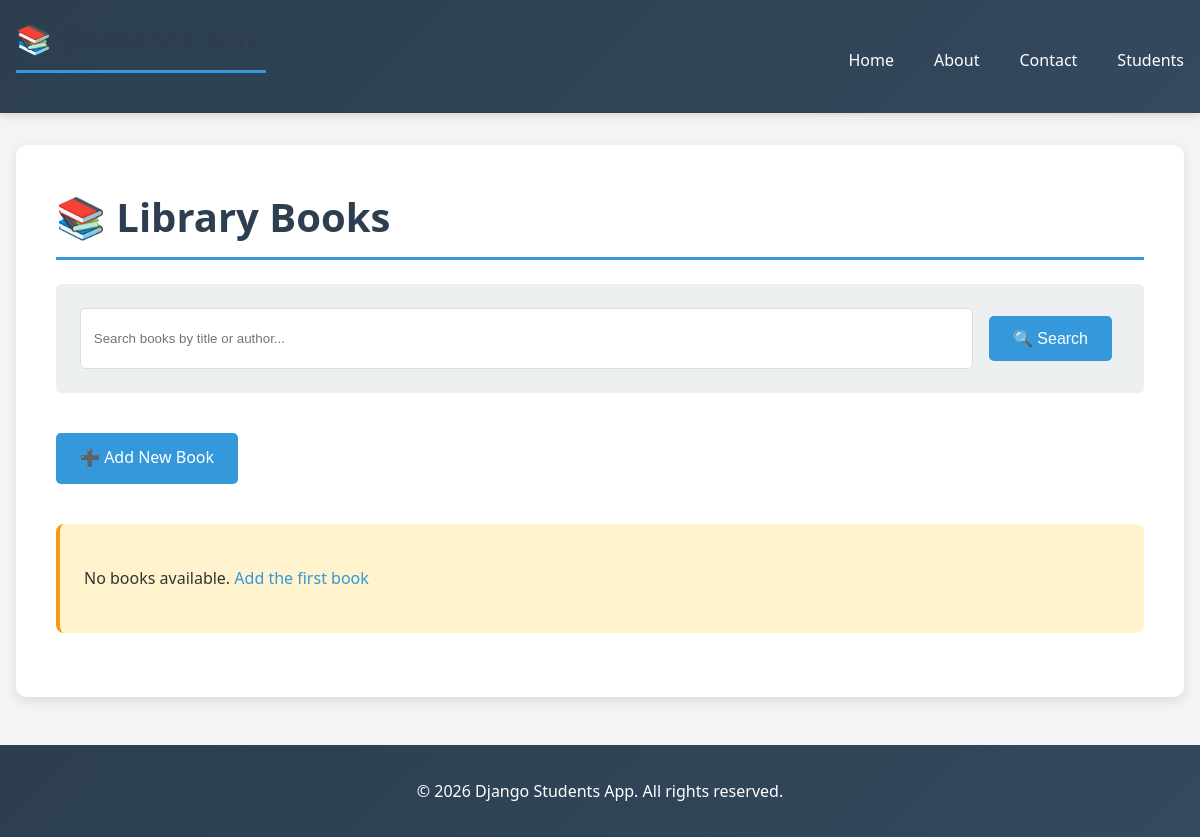
/library/books/, run on an earlier commit of the app's database.
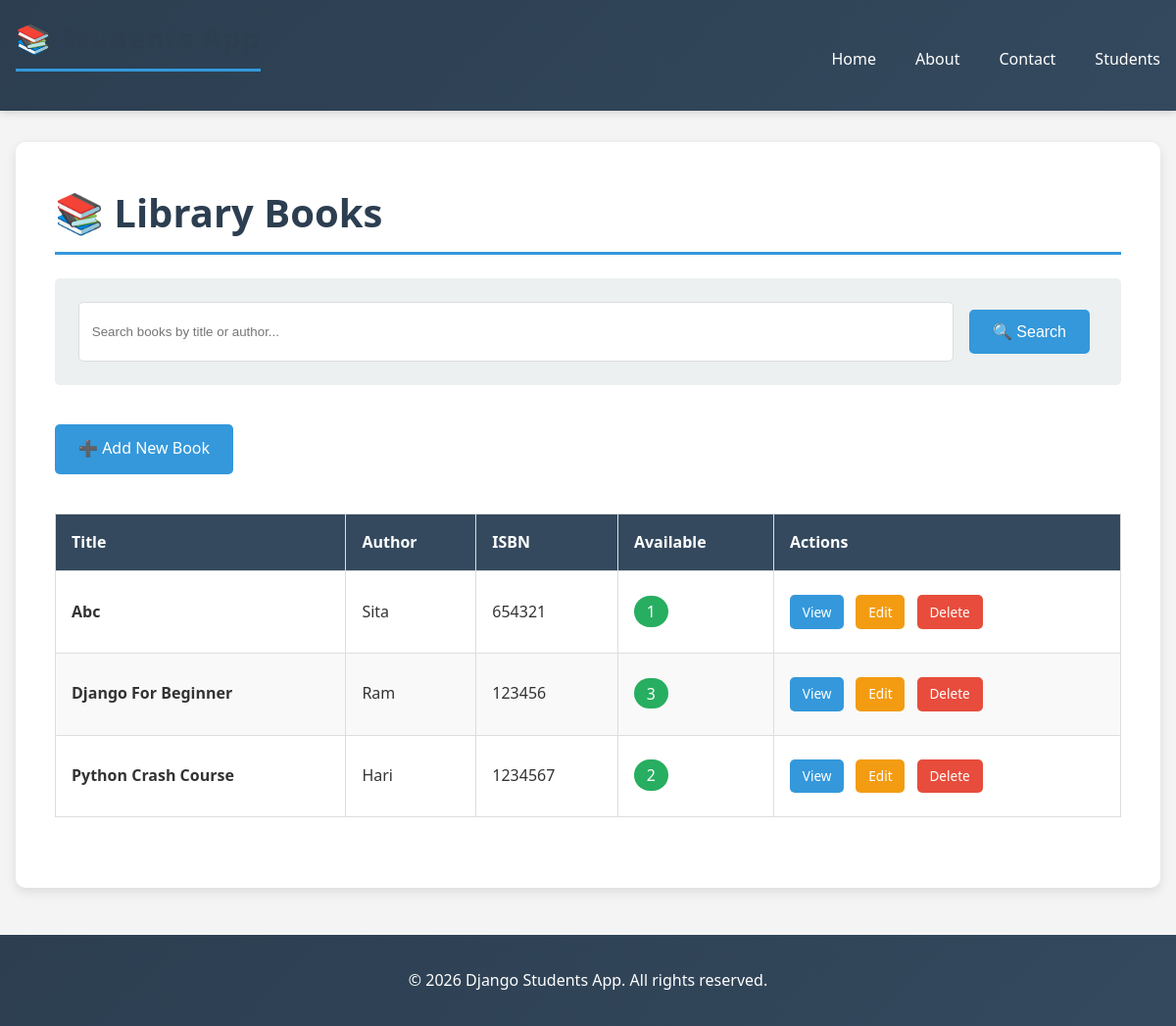
And on a later commit of the database.
### library/models.py (models this page shows, shortened)
class Book(models.Model):
    title = models.CharField(max_length=200)
    author = models.CharField(max_length=150)
    isbn = models.CharField(max_length=13, unique=True)
    publication_date = models.DateField()
    total_copies = models.IntegerField(default=1)
    available_copies = models.IntegerField(default=1)
    description = models.TextField(blank=True)
    created_at = models.DateTimeField(auto_now_add=True)
    updated_at = models.DateTimeField(auto_now=True)
    class Meta:
        ordering = ['title']

### library/views.py (the view)
# urls.py: path('books/', BookListView.as_view(), name='book_list'),
class BookListView(ListView):
    model = Book
    template_name = 'library/book_list.html'
    context_object_name = 'books'
    paginate_by = 10

### library/templates/library/book_list.html (shortened to what this page needs)
{% extends "base.html" %}
{% block content %}
    <h1>📚 Library Books</h1>
    <div style="margin: 1.5rem 0; background-color: #ecf0f1; padding: 1.5rem; border-radius: 5px;">
    <form method="get" action="{% url 'library:search_books' %}" style="display: flex; gap: 1rem;">
        <input type="text" name="q" placeholder="Search books by title or author..."
               style="flex: 1; padding: 0.8rem; border: 1px solid #ddd; border-radius: 5px;">
        <button type="submit" class="btn btn-primary">🔍 Search</button>
    </form>
</div>
    <div style="margin: 2rem 0;">
        <a href="{% url 'library:book_create' %}" class="btn btn-primary">
            ➕ Add New Book
        </a>
    </div>
    {% if books %}
        <table style="width: 100%; border-collapse: collapse; margin: 2rem 0;">
            <thead>
                <tr style="background-color: #34495e; color: white;">
                    <th style="padding: 1rem; text-align: left; border: 1px solid #ddd;">Title</th>
                    <th style="padding: 1rem; text-align: left; border: 1px solid #ddd;">Author</th>
                    <th style="padding: 1rem; text-align: left; border: 1px solid #ddd;">ISBN</th>
                    <th style="padding: 1rem; text-align: left; border: 1px solid #ddd;">Available</th>
                    <th style="padding: 1rem; text-align: left; border: 1px solid #ddd;">Actions</th>
                </tr>
            </thead>
            <tbody>
                {% for book in books %}
                    <tr style="background-color: {% cycle 'white' '#f9f9f9' %}; border: 1px solid #ddd;">
                        <td style="padding: 1rem; border: 1px solid #ddd;">
                            <strong>{{ book.title|title }}</strong>
                        </td>
                        <td style="padding: 1rem; border: 1px solid #ddd;">{{ book.author }}</td>
                        <td style="padding: 1rem; border: 1px solid #ddd;">{{ book.isbn }}</td>
                        <td style="padding: 1rem; border: 1px solid #ddd;">
                            {% if book.available_copies > 0 %}
                                <span style="background-color: #27ae60; color: white; padding: 0.3rem 0.8rem; border-radius: 20px;">
                                    {{ book.available_copies }}
                                </span>
                            {% else %}
                                <span style="background-color: #e74c3c; color: white; padding: 0.3rem 0.8rem; border-radius: 20px;">
                                    Not Available
                                </span>
                            {% endif %}
                        </td>
                        <td style="padding: 1rem; border: 1px solid #ddd;">
                            <a href="{% url 'library:book_detail' book.id %}" class="btn btn-primary" style="padding: 0.4rem 0.8rem; font-size: 0.85rem;">View</a>
                            <a href="{% url 'library:book_update' book.id %}" class="btn btn-primary" style="padding: 0.4rem 0.8rem; font-size: 0.85rem; background-color: #f39c12;">Edit</a>
                            <a href="{% url 'library:book_delete' book.id %}" class="btn btn-primary" style="padding: 0.4rem 0.8rem; font-size: 0.85rem; background-color: #e74c3c;">Delete</a>
                        </td>
                    </tr>
                {% endfor %}
            </tbody>
        </table>
    {% else %}
        <div class="warning-box">
            <p>No books available. <a href="{% url 'library:book_create' %}">Add the first book</a></p>
        </div>
    {% endif %}
{% endblock %}

### students/templates/base.html (shortened to what this page needs)
{% load static %}
<!DOCTYPE html>
<html lang="en">
<head>
    <link rel="stylesheet" href="{% static 'students/css/style.css' %}">
</head>
<body>
    <header>
        <nav>
            <h1>📚 Students App</h1>
            <ul>
                <li><a href="{% url 'home' %}">Home</a></li>
                <li><a href="{% url 'about' %}">About</a></li>
                <li><a href="{% url 'contact' %}">Contact</a></li>
                <li><a href="{% url 'students_list' %}">Students</a></li>
            </ul>
        </nav>
    </header>
    <div class="container">
        <div class="content">
            {% block content %}
            {% endblock %}
        </div>
    </div>
    <footer>
        <p>&copy; 2026 Django Students App. All rights reserved.</p>
    </footer>
</body>
</html>

### students/static/students/css/style.css (style rules this page uses)
* { margin: 0; padding: 0; box-sizing: border-box; }
body { font-family: 'Segoe UI', Tahoma, Geneva, Verdana, sans-serif; background-color: #f4f4f4; color: #333; line-height: 1.6; }
a { color: #3498db; text-decoration: none; transition: color 0.3s ease; }
header { background: linear-gradient(135deg, #2c3e50 0%, #34495e 100%); color: white; padding: 1rem 0; box-shadow: 0 2px 8px rgba(0, 0, 0, 0.15); position: sticky; top: 0; z-index: 100; }
nav { max-width: 1200px; margin: 0 auto; display: flex; justify-content: space-between; align-items: center; padding: 0 1rem; }
nav h1 { font-size: 1.8rem; font-weight: 600; letter-spacing: 1px; }
nav ul { list-style: none; display: flex; gap: 2.5rem; }
nav a { color: white; font-weight: 500; padding: 0.5rem 0; border-bottom: 2px solid transparent; }
.container { max-width: 1200px; margin: 2rem auto; padding: 0 1rem; }
.content { background-color: white; padding: 2.5rem; border-radius: 10px; box-shadow: 0 4px 12px rgba(0, 0, 0, 0.1); animation: fadeIn 0.5s ease; }
h1 { font-size: 2.5rem; color: #2c3e50; margin-bottom: 1.5rem; border-bottom: 3px solid #3498db; padding-bottom: 0.5rem; }
p { margin: 1rem 0; line-height: 1.8; }
ul, ol { margin-left: 2rem; margin-top: 1rem; }
li { margin-bottom: 0.5rem; }
.btn { display: inline-block; padding: 0.8rem 1.5rem; background-color: #3498db; color: white; border: none; border-radius: 5px; cursor: pointer; transition: all 0.3s ease; font-size: 1rem; margin: 0.5rem 0.5rem 0.5rem 0; }
.btn-primary { background-color: #3498db; }
footer { background: linear-gradient(135deg, #2c3e50 0%, #34495e 100%); color: white; text-align: center; padding: 2rem; margin-top: 3rem; }
footer p { margin: 0; }

What changed in the data, as far as the page shows it:
added Book: title "Abc", author "Sita", isbn "654321", available_copies "1"
added Book: title "Django For Beginner", author "Ram", isbn "123456", available_copies "3"
added Book: title "Python Crash Course", author "Hari", isbn "1234567", available_copies "2"
Also different on the page:
text no longer shown: "No books available. Add the first book"
text now shown: "Title Author ISBN Available Actions"
